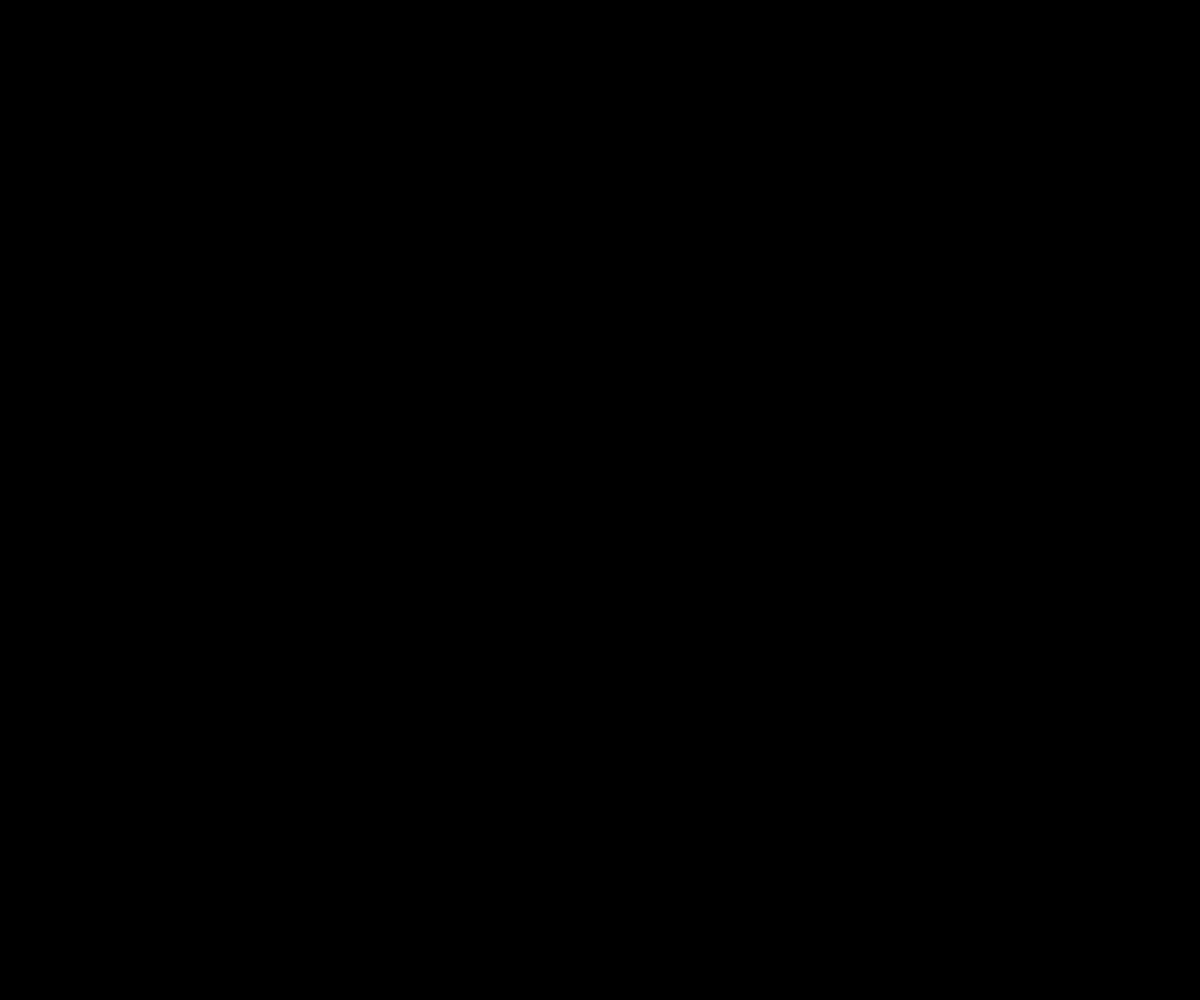
Frame 1 (no input)
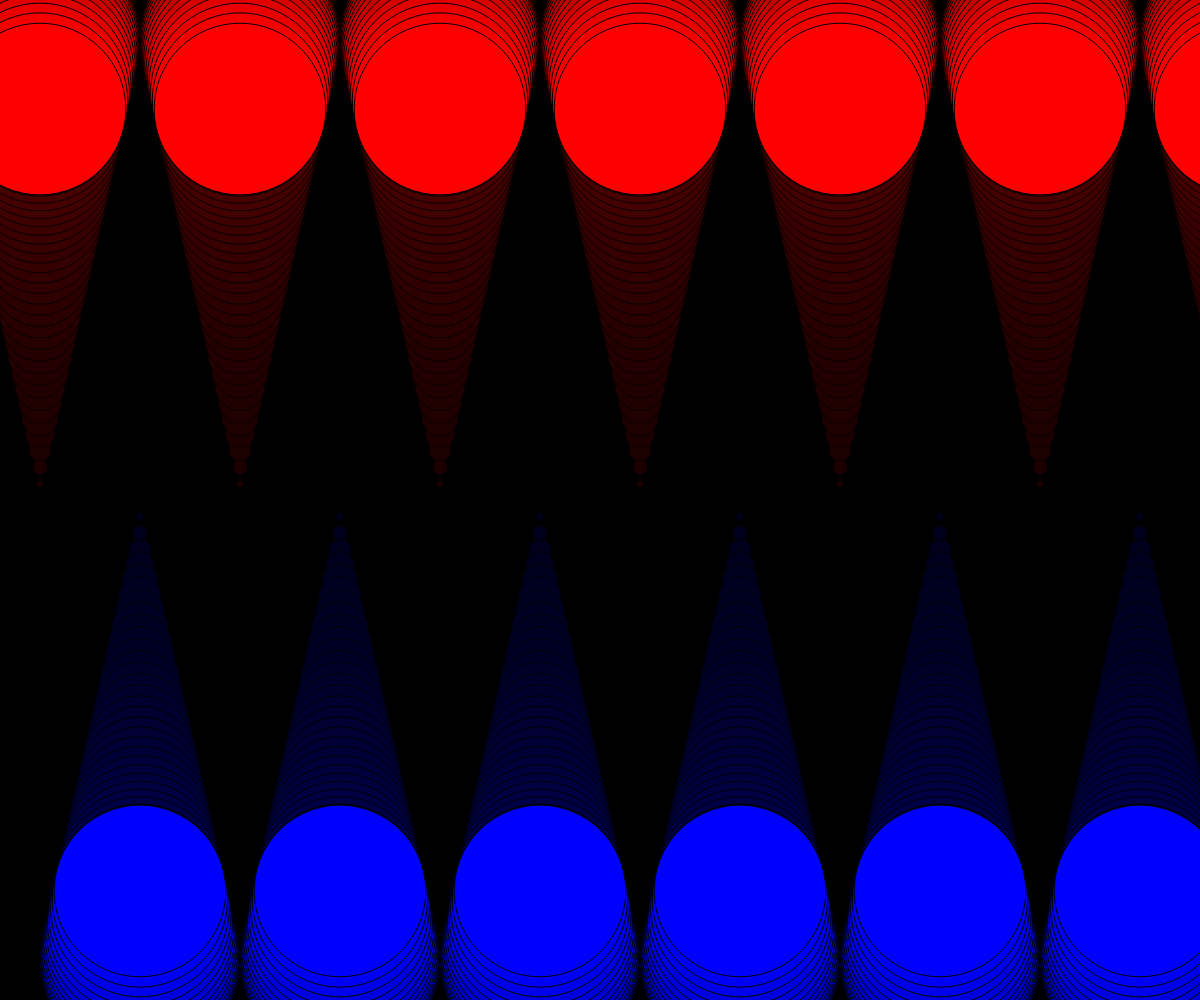
Frame 60 (no input)
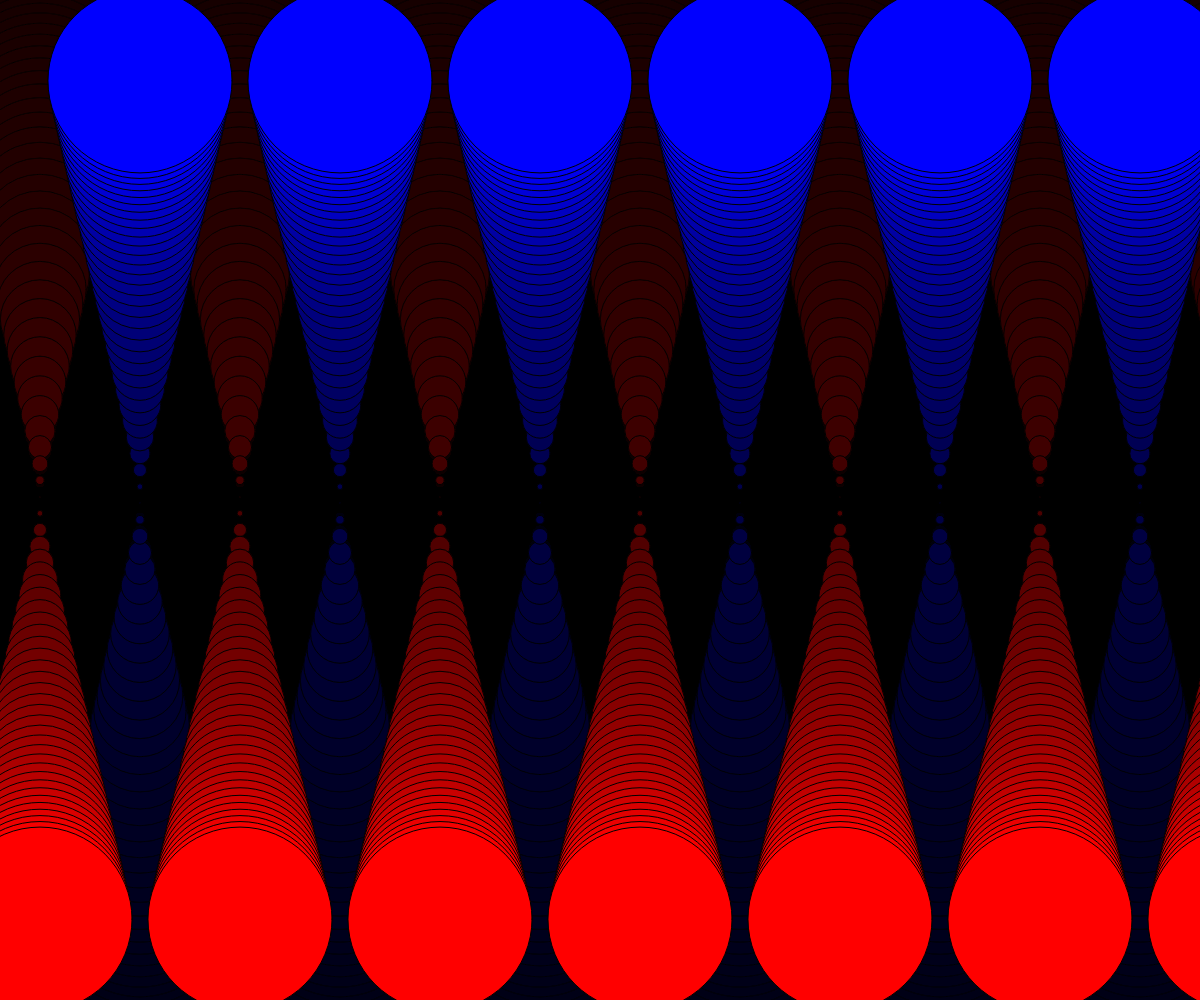
Frame 120 (the mouse pressed at the canvas centre since frame 60)

The p5.js sketch that drew these frames (run headless with seeded random() and noise() and a simulated clock; from frame 60 on, the mouse is pressed at the canvas centre):

// p5.js sketch
// ── sketch.js
function setup() {

  createCanvas(windowWidth, windowHeight)
  background('black')



}


let angle = 0
let angleV = 0.00003
let x = 0

function draw() {




  background(0,10)
  translate(40, height/2)

  let y = map(sin(angle), -1, 1, (windowHeight/2)-40, (-windowHeight/2)+40)
  let r = sin(angle) * 200


  for(x = 0 ; x <= width ; x++) {
    if(x%2 == 0){
      fill('red')
      circle(x*100,y,r*1.01)
    } else {
      fill('blue')
      circle(x*100,-y,r*1.01)
    }
    angle += angleV
}
  

}
